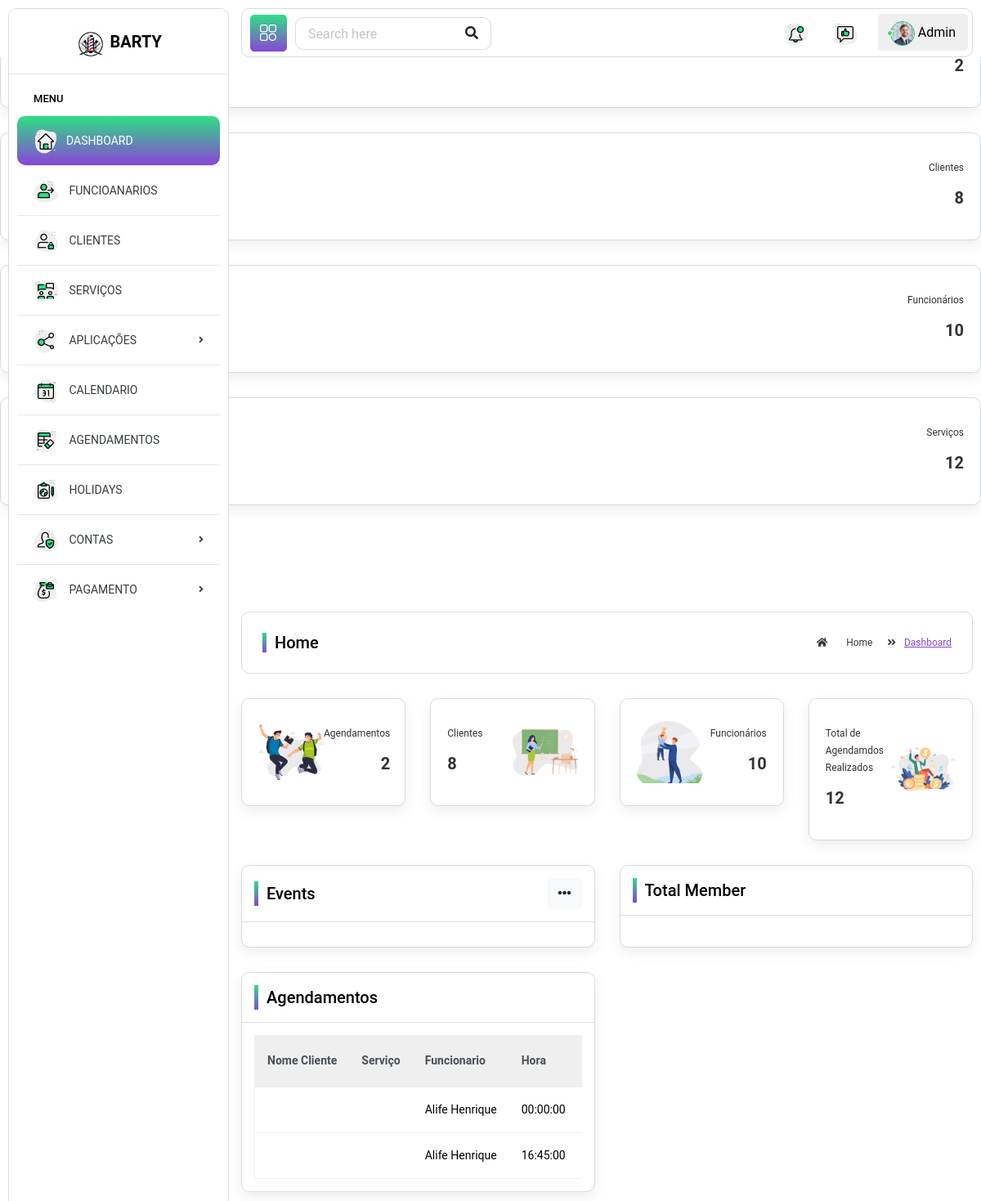
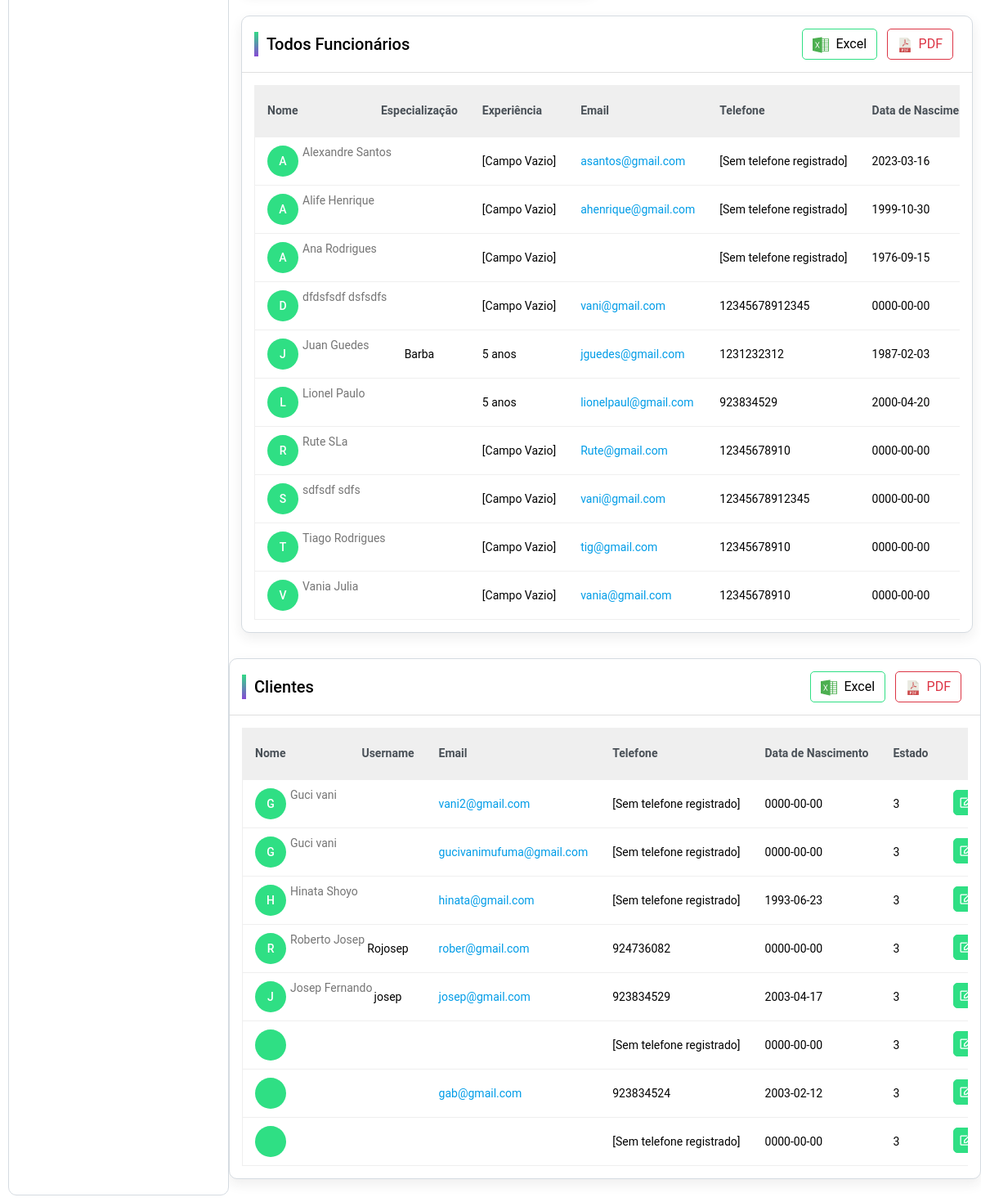
The page /F.O/Admin/index.php on the database its author committed (2 pictures, top to bottom).
### tables this page shows
CREATE TABLE `agendamentos` (
  `id` int(11) NOT NULL,
  `data` date NOT NULL,
  `hora` time NOT NULL,
  `id_cliente` int(11) NOT NULL,
  `id_funcionario` int(11) NOT NULL,
  `servicos` varchar(200) NOT NULL,
  `preco_total` decimal(10,2) NOT NULL,
  `status` enum('agendado','cancelado','realizado') NOT NULL,
  `cancelar` tinyint(1) NOT NULL DEFAULT 0,
  `razao_cancelar` text DEFAULT NULL,
  `start_time` timestamp NOT NULL DEFAULT current_timestamp(),
  `end_time_expected` datetime DEFAULT NULL
);

CREATE TABLE `funcionarios` (
  `func_id` int(11) NOT NULL,
  `primeiro_nome` varchar(100) NOT NULL,
  `ultimo_nome` varchar(100) NOT NULL,
  `imagem` varchar(500) DEFAULT NULL,
  `genero` varchar(100) NOT NULL,
  `username` varchar(40) NOT NULL,
  `senha` varchar(40) NOT NULL DEFAULT 'barber12345',
  `confirmar_senha` varchar(225) NOT NULL,
  `descricao` varchar(300) NOT NULL,
  `telefone` varchar(20) NOT NULL,
  `email` varchar(100) NOT NULL,
  `data_nascimento` date NOT NULL,
  `especializacao` varchar(150) NOT NULL,
  `anos_experiencia` varchar(100) NOT NULL,
  `salario` decimal(10,2) NOT NULL DEFAULT 5.69,
  `horarios_trabalho` time NOT NULL DEFAULT '07:00:00'
);

CREATE TABLE `clientes` (
  `cliente_id` int(11) NOT NULL,
  `primeiro_nome` varchar(100) NOT NULL,
  `ultimo_nome` varchar(100) NOT NULL,
  `username` varchar(100) NOT NULL,
  `password` varchar(40) NOT NULL,
  `nif` int(9) NOT NULL,
  `telefone` varchar(20) NOT NULL,
  `email` varchar(100) NOT NULL,
  `data_nascimento` date NOT NULL,
  `data_cadastro` timestamp NOT NULL DEFAULT current_timestamp(),
  `code` mediumint(50) NOT NULL,
  `data_code` datetime DEFAULT NULL,
  `estado_id` int(11) NOT NULL DEFAULT 3
);

### F.O/Admin/pages/home.php (the view, shortened to what the rows shown need)
<div class="page-wrapper">
  <div class="content container-fluid">
    <div class="row">
      <div class="col-lg-6 d-flex">
        <div class="card flex-fill">
          <div class="card-body">
            <div class="row">
              <div class="col-md-12">
                <div class="table-responsive">
                  <table class="table custom-table">
                    <thead class="thead-light">
                      <tr>
                        <th>Nome Cliente</th>
                        <th>Serviço</th>
                        <th>Funcionario</th>
                        <th>Hora</th>
                        <th>Data</th>
                      </tr>
                    </thead>
                    <tbody>
                      <?php
                      $sql = "SELECT a.*, c.primeiro_nome AS cliente_primeiro_nome, c.ultimo_nome AS cliente_ultimo_nome, f.primeiro_nome AS func_primeiro_nome, f.ultimo_nome AS func_ultimo_nome
                      FROM agendamentos a
                      JOIN clientes c ON a.id_cliente = c.cliente_id
                      JOIN funcionarios f ON a.id_funcionario = f.func_id
                      ORDER BY a.data ASC";
                      $result = $conn->query($sql);
                      if ($result->num_rows > 0) {
                        while ($row = $result->fetch_assoc()) {
                          $func_primeiro_nome = $row['func_primeiro_nome'];
                          $func_ultimo_nome = $row['func_ultimo_nome'];
                          $hora = $row["hora"];
                          ?>
                          <tr>
                          <td class="text-center">
            </td>
                            <td class="text-center">
                            </td>
                            <td class="text-center">
                <?php echo $func_primeiro_nome . ' ' . $func_ultimo_nome; ?>
            </td>
                            <td class="text-center">
                              <?php echo $hora; ?>
                            </td>
                            <td class="text-center">
                            </td>
                          </tr>
                          <?php
                        }
                      } else {
                        echo "Nenhum funcionário encontrado.";
                      }
                      ?>
                    </tbody>
                  </table>
                </div>
              </div>
            </div>
          </div>
        </div>
      </div>
    </div>
    <div class="row">
      <div class="col-lg-12">
        <div class="card">
          <div class="card-body">
            <div class="table-responsive">
              <table class="table custom-table">
                <thead class="thead-light">
                  <tr>
                    <th>Nome</th>
                    <th>Especialização</th>
                    <th>Experiência</th>
                    <th>Email</th>
                    <th>Telefone</th>
                    <th>Data de Nascimento</th>
                  </tr>
                </thead>
                <tbody>
                  <?php
                  $sql = "SELECT * FROM funcionarios ORDER BY primeiro_nome ASC";
                  $result = $conn->query($sql);
                  if ($result->num_rows > 0) {
                    while ($row = $result->fetch_assoc()) {
                      $email = $row['email'];
                      $primeiro_nome = $row["primeiro_nome"];
                      $ultimo_nome = $row["ultimo_nome"];
                      $habilidades = $row["especializacao"];
                      $datanas = $row["data_nascimento"];
                      $exp = $row["anos_experiencia"];
                      $telefone = $row["telefone"];
                      ?>
                      <tr>
                        <td>
                          <a href="profile.html" class="avatar">
                            <?php echo substr($primeiro_nome, 0, 1); ?>
                          </a>
                          <h2><a href="profile.html">
                              <?php echo $primeiro_nome . ' ' . $ultimo_nome; ?>
                            </a></h2>
                        </td>
                        <td class="text-center">
                          <?php echo $habilidades; ?>
                        </td>
                        <td>
                          <?php echo !empty($exp) ? $exp : "[Campo Vazio]"; ?>
                        </td>
                        <td><a href="#" class="__cf_email__"
                            data-cfemail="5a373339323b3f362c382f2e2e3b28291a3f223b372a363f74393537">
                            <?php echo $email; ?>
                          </a></td>
                        <td>
                          <?php echo !empty($telefone) ? $telefone : "[Sem telefone registrado]"; ?>
                        </td>
                        <td>
                          <?php echo $datanas; ?>
                        </td>
                      </tr>
                      <?php
                    }
                  } else {
                    echo "Nenhum funcionário encontrado.";
                  }
                  ?>
                </tbody>
              </table>
            </div>
          </div>
        </div>
      </div>
    </div>
  </div>
  <div class="row">
    <div class="col-12">
      <div class="card">
        <div class="card-body">
          <div class="row">
            <div class="col-lg-12 col-md-12 col-sm-12 col-12">
              <div class="table-responsive">
                <table class="table custom-table">
                  <thead class="thead-light">
                    <tr>
                      <th>Nome</th>
                      <th>Username</th>
                      <th>Email</th>
                      <th>Telefone</th>
                      <th>Data de Nascimento</th>
                      <th>Estado</th>
                      <th class="text-right">Ação</th>
                    </tr>
                  </thead>
                  <tbody>
                    <?php
                    $sql = "SELECT * FROM clientes ORDER BY data_cadastro DESC";
                    $result = $conn->query($sql);
                    if ($result->num_rows > 0) {
                      while ($row = $result->fetch_assoc()) {
                        $primeiro_nome = $row["primeiro_nome"];
                        $ultimo_nome = $row["ultimo_nome"];
                        $username = $row["username"];
                        $email = $row['email'];
                        $telefone = $row["telefone"];
                        $datanas = $row["data_nascimento"];
                        $estado = $row["estado_id"];
                        ?>
                        <tr>
                          <td>
                            <a href="profile.html" class="avatar">
                              <?php echo substr($primeiro_nome, 0, 1); ?>
                            </a>
                            <h2><a href="profile.html">
                                <?php echo $primeiro_nome . ' ' . $ultimo_nome; ?>
                              </a></h2>
                          </td>
                          <td class="text-center">
                            <?php echo $username; ?>
                          </td>
                          <td><a href="#" class="__cf_email__"
                              data-cfemail="5a373339323b3f362c382f2e2e3b28291a3f223b372a363f74393537">
                              <?php echo $email; ?>
                            </a></td>
                          <td>
                            <?php echo !empty($telefone) ? $telefone : "[Sem telefone registrado]"; ?>
                          </td>
                          <td>
                            <?php echo $datanas; ?>
                          </td>
                          <td>
                            <?php echo $estado; ?>
                          </td>
                          <td class="text-right">
                            <a href="edit-exam.html" class="btn btn-primary btn-sm mb-1">
                              <i class="far fa-edit"></i>
                            </a>
                          </td>
                        </tr>
                        <?php
                      }
                    } else {
                      echo "Nenhum funcionário encontrado.";
                    }
                    ?>
                  </tbody>
                </table>
              </div>
            </div>
          </div>
        </div>
      </div>
    </div>
  </div>
</div>
</div>

### rows shown on the page
agendamentos: id_funcionario.primeiro_nome "Alife", id_funcionario.ultimo_nome "Henrique", hora "00:00:00"
agendamentos: id_funcionario.primeiro_nome "Alife", id_funcionario.ultimo_nome "Henrique", hora "16:45:00"
funcionarios: primeiro_nome "A", primeiro_nome "Alexandre", ultimo_nome "Santos", shows "[Campo Vazio]", email "asantos@gmail.com", shows "[Sem telefone registrado]", data_nascimento "2023-03-16"
funcionarios: primeiro_nome "A", primeiro_nome "Alife", ultimo_nome "Henrique", shows "[Campo Vazio]", email "ahenrique@gmail.com", shows "[Sem telefone registrado]", data_nascimento "1999-10-30"
funcionarios: primeiro_nome "A", primeiro_nome "Ana", ultimo_nome "Rodrigues", shows "[Campo Vazio]", shows "[Sem telefone registrado]", data_nascimento "1976-09-15"
funcionarios: primeiro_nome "D", primeiro_nome "dfdsfsdf", ultimo_nome "dsfsdfs", shows "[Campo Vazio]", email "vani@gmail.com", telefone "12345678912345", data_nascimento "0000-00-00"
funcionarios: primeiro_nome "J", primeiro_nome "Juan", ultimo_nome "Guedes", especializacao "Barba", anos_experiencia "5 anos", email "jguedes@gmail.com", telefone "1231232312", data_nascimento "1987-02-03"
funcionarios: primeiro_nome "L", primeiro_nome "Lionel", ultimo_nome "Paulo", anos_experiencia "5 anos", email "lionelpaul@gmail.com", telefone "923834529", data_nascimento "2000-04-20"
funcionarios: primeiro_nome "R", primeiro_nome "Rute", ultimo_nome "SLa", shows "[Campo Vazio]", email "Rute@gmail.com", telefone "12345678910", data_nascimento "0000-00-00"
funcionarios: primeiro_nome "S", primeiro_nome "sdfsdf", ultimo_nome "sdfs", shows "[Campo Vazio]", email "vani@gmail.com", telefone "12345678912345", data_nascimento "0000-00-00"
funcionarios: primeiro_nome "T", primeiro_nome "Tiago", ultimo_nome "Rodrigues", shows "[Campo Vazio]", email "tig@gmail.com", telefone "12345678910", data_nascimento "0000-00-00"
funcionarios: primeiro_nome "V", primeiro_nome "Vania", ultimo_nome "Julia", shows "[Campo Vazio]", email "vania@gmail.com", telefone "12345678910", data_nascimento "0000-00-00"
clientes: primeiro_nome "G", primeiro_nome "Guci", ultimo_nome "vani", email "vani2@gmail.com", shows "[Sem telefone registrado]", data_nascimento "0000-00-00", estado "3"
clientes: primeiro_nome "G", primeiro_nome "Guci", ultimo_nome "vani", email "gucivanimufuma@gmail.com", shows "[Sem telefone registrado]", data_nascimento "0000-00-00", estado "3"
clientes: primeiro_nome "H", primeiro_nome "Hinata", ultimo_nome "Shoyo", email "hinata@gmail.com", shows "[Sem telefone registrado]", data_nascimento "1993-06-23", estado "3"
clientes: primeiro_nome "R", primeiro_nome "Roberto", ultimo_nome "Josep", username "Rojosep", email "rober@gmail.com", telefone "924736082", data_nascimento "0000-00-00", estado "3"
clientes: primeiro_nome "J", primeiro_nome "Josep", ultimo_nome "Fernando", username "josep", email "josep@gmail.com", telefone "923834529", data_nascimento "2003-04-17", estado "3"
clientes: shows "[Sem telefone registrado]", data_nascimento "0000-00-00", estado "3"
clientes: email "gab@gmail.com", telefone "923834524", data_nascimento "2003-02-12", estado "3"
clientes: shows "[Sem telefone registrado]", data_nascimento "0000-00-00", estado "3"

### other values the page prints
$totalAgendamentos "2"
$totalClientes "8"
$totalFuncionarios "10"
$totalServicos "12"
